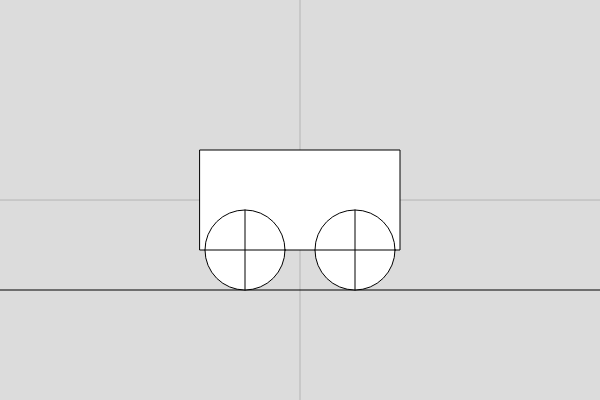
Frame 1 (no input)
Frame 60 (no input): identical to frame 1, image omitted
Frame 120 (the mouse pressed at the canvas centre since frame 60): identical to frame 1, image omitted

The p5.js sketch that drew this single still picture (run headless with seeded random() and noise() and a simulated clock; from frame 60 on, the mouse is pressed at the canvas centre):

// p5.js sketch
// ── sketch.js
let x = 0.0;
let y = 0.0;

function setup() {
  createCanvas(600, 400);
}

function draw() {
  background(220);
  
  // move the origin to the center
  translate( 300, 200 );
  // Show where origin starts
  stroke(180);
  line(-600, 0, 600, 0);
  line(0, -600, 0, 600);
  
  stroke(0);
  line(-600, 90, 600, 90);
  // move the cart object
  translate(x,y);
  rect( -100, -50, 200, 100 );
  
  
  drawWheel( -55, 50);
  
  drawWheel( 55, 50);
}

function drawWheel(wheelX, wheelY) {
  let wheelRadius = 40.0;
  push();
  translate(wheelX, wheelY);
  let wheelRotate = x / wheelRadius;
  rotate(wheelRotate);
  ellipse( 0, 0, wheelRadius * 2.0, wheelRadius * 2.0);
  line(-wheelRadius, 0, wheelRadius, 0);
  line(0, -wheelRadius, 0, wheelRadius);
  pop();
}

function mouseDragged() {
  let dx = mouseX - pmouseX;
  x = x + dx;
}
